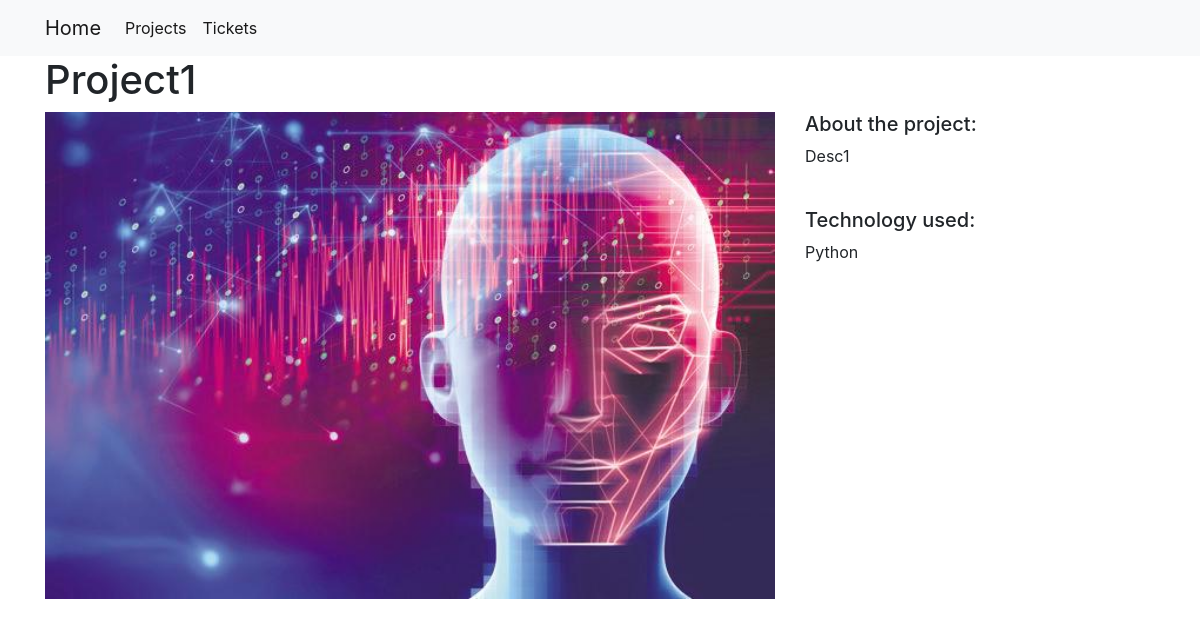
/projects/6/, run on the app's committed database.
### project/models.py (models this page shows, shortened)
class Project(models.Model):
    title = models.CharField(max_length=100)
    description = models.TextField()
    technology = models.CharField(max_length=20)
    image = models.ImageField(upload_to='project_images/', blank=False)

### project/views.py (the view)
# urls.py: path("<int:pk>/", views.project_detail, name="project_detail"),
def project_detail(request, pk):
    project = models.Project.objects.get(pk=pk)
    context = {
        'project': project
    }
    return render(request, 'project_detail.html', context)

### project/templates/project_detail.html
{% extends "base.html" %}
{% load static %}
{% block page_content %}
<h1>{{ project.title }}</h1>
<div class="row">
    <div class="col-md-8">
        <img src="/media/{{ project.image }}" alt="" width="100%">
    </div>
    <div class="col-md-4">
        <h5>About the project:</h5>
        <p>{{ project.description }}</p>
        <br>
        <h5>Technology used:</h5>
        <p>{{ project.technology }}</p>
    </div>
</div>
{% endblock %}

### data on the page
Project: title "Project1", image (picture), description "Desc1", technology "Python"
